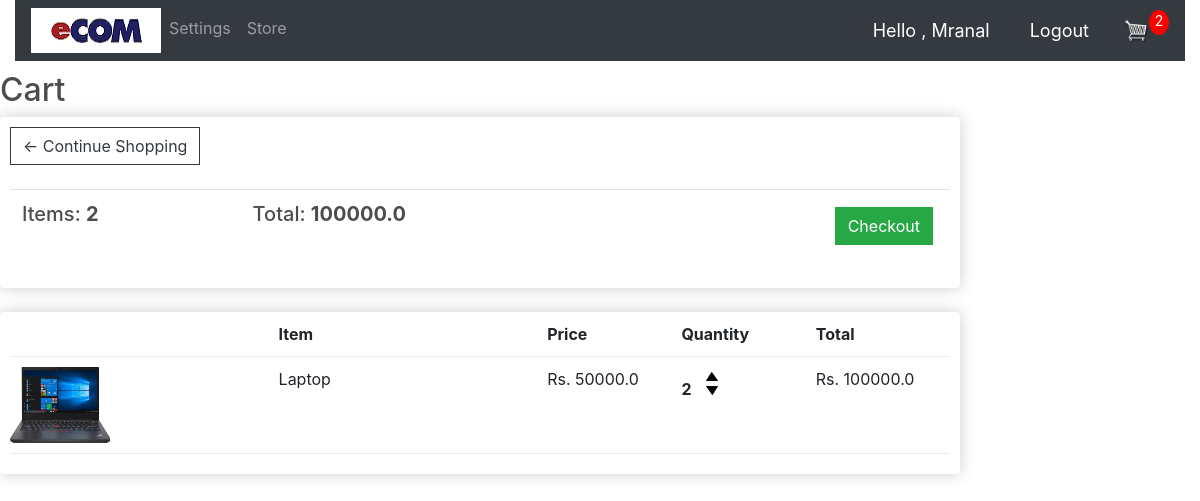
The page /cart (signed in) on the database its author committed.
### ecom/models.py (models this page shows, shortened)
class Order(models.Model):
	customer = models.ForeignKey(Customer, on_delete=models.SET_NULL, null=True, blank=True)
	date_ordered = models.DateTimeField(auto_now_add=True)
	complete = models.BooleanField(default=False)
	transaction_id = models.CharField(max_length=100, null=True)
	@property
	def get_cart_total(self):
		order_item = self.orderitem_set.all()
		print('Order Item :', order_item)
		total = sum(item.get_total for item in order_item)
		return total
	@property
	def get_cart_total_item(self):
		order_item = self.orderitem_set.all()
		total = sum(item.quantity for item in order_item)
		return total

class OrderItem(models.Model):
	product = models.ForeignKey(Product, on_delete=models.SET_NULL, null=True)
	order = models.ForeignKey(Order, on_delete=models.SET_NULL, null=True)
	quantity = models.IntegerField(default=0, null=True, blank=True)
	date_added = models.DateTimeField(auto_now_add=True)
	@property
	def get_total(self):
		total = self.product.price * self.quantity
		return total
	def __str__(self):
		return str(self.product)

class Product(models.Model):
	name = models.CharField(max_length=200)
	price = models.FloatField()
	digital = models.BooleanField(default=False, null=True, blank=True)
	img = models.ImageField(null = True)
	def __str__(self):
		return str(self.name)

### ecom/views.py (the view)
# urls.py: path('cart', views.cart, name = 'cart'),
def cart(request):
    data = cartData(request)
    cartItems = data['cartItems']
    order = data['order']
    items = data['items']
    return render(request, 'cart.html',{'items':items, 'order':order, 'cartItems':cartItems,'shipping' :False })

### ecom/utils.py (called while the page is built)
def cartData(request):
	if request.user.is_authenticated:
		customer = request.user.customer
		order, created = Order.objects.get_or_create(customer=customer, complete=False)
		items = order.orderitem_set.all()
		print('Items :', items)
		cartItems = order.get_cart_total_item
	else:
		cookieData = cookieCart(request)
		cartItems = cookieData['cartItems']
		order = cookieData['order']
		items = cookieData['items']
	return {'cartItems':cartItems ,'order':order, 'items':items}

### templates/cart.html
{% extends 'main.html' %}
{% load static %}
{% block content %}
{% include 'navbar.html' %}
<html>
    <body>
        <div class = 'row'>
            <div class = 'col-lg-12'>
                <h2>Cart</h2>
                <div class = 'box-element'>
				    <a  class="btn btn-outline-dark" href = "{% url 'store' %}">&#x2190; Continue Shopping</a>
				    <br>
				    <br>
				    <table class="table">
					    <tr>
						    <th><h5>Items: <strong>{{order.get_cart_total_item}}</strong></h5></th>
						    <th><h5>Total: <strong>{{order.get_cart_total}}</strong></h5></th>
						    <th><a  style="float:right; margin:5px;" class="btn btn-success" href="{% url 'checkout' %}">Checkout</a></th>
					    </tr>
				    </table>
                </div>
                <br>
            <div class = "box-element">
                <div class = "cart-row">
                    <div style = 'flex:2'><strong></strong></div>
                    <div style = 'flex:2'><strong>Item</strong></div>
                    <div style = 'flex:1'><strong>Price</strong></div>
                    <div style = 'flex:1'><strong>Quantity</strong></div>
                    <div style = 'flex:1'><strong>Total</strong></div>
                </div>
                {% for item in items %}
                <div class="cart-row">
					<div style="flex:2"><img class="row-image" src="{{item.product.img.url}}"></div>
					<div style="flex:2"><p>{{item.product.name}}</p></div>
					<div style="flex:1"><p>Rs. {{item.product.price}}</p></div>
					<div style="flex:1">
						<p class="quantity">{{item.quantity}}</p>
						<div class="quantity">
							<img data-product="{{item.product.id}}" data-action="add" class="chg-quantity update-cart" src="{% static 'images/arrow-up.png' %}">
							<img data-product="{{item.product.id}}" data-action="remove" class="chg-quantity update-cart" src="{% static 'images/arrow-down.png' %}">
						</div>
					</div>
					<div style="flex:1"><p>Rs. {{item.get_total}}</p></div>
				</div>
                {% endfor %}
            </div>
        </div>
        </div>
    </body>
</html>
{% endblock  %}

### templates/navbar.html (shortened to what this page needs)
{% load static %}
<nav class="navbar navbar-expand-lg navbar-dark bg-dark">
    <div class="collapse navbar-collapse" id="navbarNav">
      <ul class="navbar-nav">
        <li class="">
          <img class="ecom" src = "{% static 'images/ecom.png' %}" >
        </li>
        {% if request.user.customer %}
        <li class="nav-item">
          <a class="nav-link" href="{% url 'setting' %}">Settings</a>
        </li>
        {% endif %}
        <li class="nav-item">
          <a class="nav-link" href="{% url 'store' %}">Store</a>
        </li>
      </ul>
    </div>
      {% if request.user.customer or request.user.is_staff %}
      <span class = 'hello'>Hello , {{request.user|title}}</span>
        <a class="hello" href="{% url 'logout' %}">Logout</a>
        {% else %}
        <div class="form-inline my-2 my-lg-0">
          <a href="{% url 'login' %}" class="btn btn-warning">Login</a> &nbsp; &nbsp;
          <a href="{% url 'register' %}" class="btn btn-warning">Signup</a>
          {% endif %}
          <a href="{% url 'cart' %}"><img  id="cart-icon" src="{% static 'images/cart.png' %}"></a>
          <p id="cart-total">{{cartItems}}</p>
        </div>

### static/css/main.css (style rules this page uses)
.box-element { box-shadow:hsl(0, 0%, 80%) 0 0 16px; background-color: #fff; border-radius: 4px; padding: 10px; width: 80%; }
h1,h2,h3,h4,h5,h6 { color:hsl(0, 0%, 30%); }
#cart-icon { width:25px; display: inline-block; margin-left: 15px; }
#cart-total { display: block; text-align: center; color:#fff; background-color: red; width: 20px; height: 25px; border-radius: 50%; font-size: 14px; }
.col-lg-4, .col-lg-6, .col-lg-8, .col-lg-12 { margin-top: 10px; }
.btn { border-radius: 0; }
.row-image { width: 100px; }
.cart-row { display: flex; align-items: flex-stretch; padding-bottom: 10px; margin-bottom: 10px; border-bottom: 1px solid #ececec; }
.quantity { display: inline-block; font-weight: 700; padding-right:10px; }
.chg-quantity { width: 12px; cursor: pointer; display: block; margin-top: 5px; transition:.1s; }

### templates/navbar.html (style rules this page uses)
.hello { font-size: 18px; color:white; margin-right: 20px; }
#cart-icon { width:25px; display: inline-block; margin-left: 15px; }

### rows shown on the page
Order: get_cart_total_item "2", get_cart_total "100000.0"
OrderItem: product.img (picture), product.name "Laptop", product.price "50000.0", quantity "2", get_total "100000.0"

### other values the page prints
{{ request.user|title }} "Mranal"
{{ cartItems }} "2"
